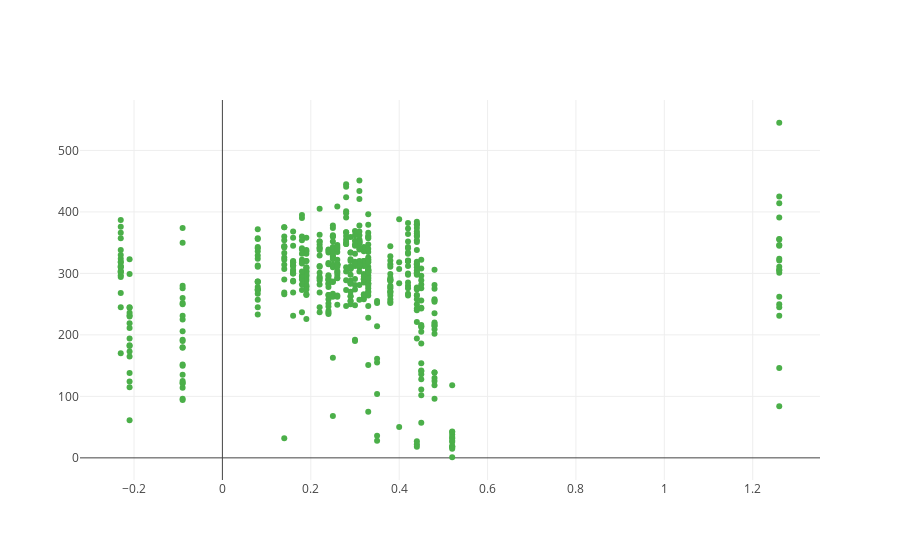

Notebook cell for this chart:
### Markdown cell above
The following scatter plot show indications that there is a positive correlation between the inflation data with the volume of sales

### Code cell
# Create Scatter plot
data = [go.Scatter(x=df.inflation, y=df.total_invoices, marker=dict(color='#4BAF49'), mode = 'markers')]
iplot(data)

### Figure 1 — Plotly figure (JSON) as saved in the notebook; plotly's stock layout.template omitted (floating-point values rounded to 4 significant figures; data arrays with more than 128 entries replaced by an {"elided": "..."} marker saying what was removed)
{"data": [{"marker": {"color": "#4BAF49"}, "mode": "markers", "type": "scatter", "uid": "9c8aeaf9-d9e2-407f-9ed6-9f769be7c388", "x": {"elided": "533 float values"}, "y": {"elided": "533 int values"}}], "layout": {}}
